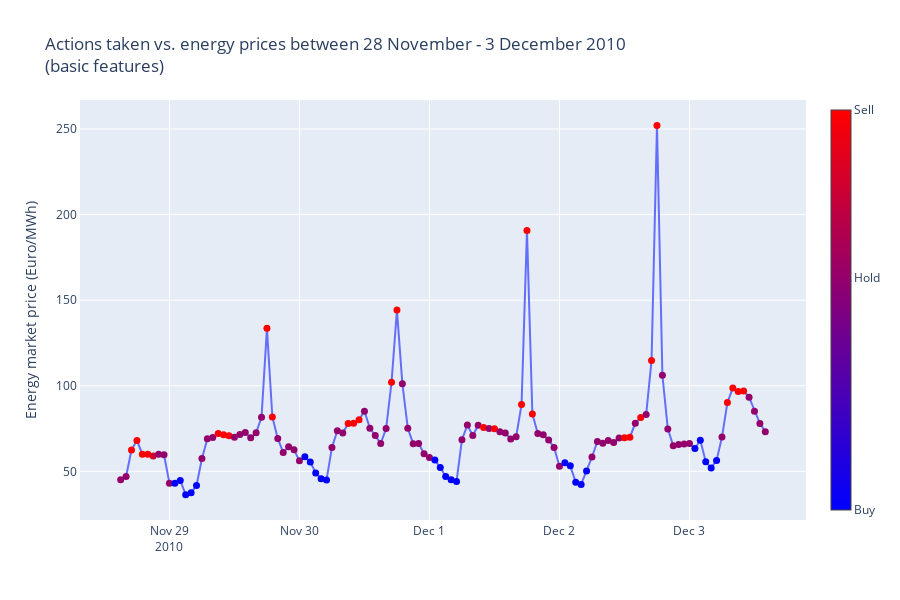

Notebook source saved alongside this figure:
### Markdown cell above
### Action energy prices plot

### Code cell
fig = buy_sell_hodl_plot_final(cum_rew_small, False)
# WARNING! It will overwrite the previous plot (on different data)
fig.write_image("./plots/final/ddqn_small_actions_on_prices_plot.png", scale=5)
fig.show()
